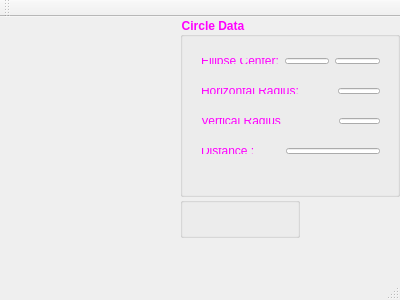
<?xml version="1.0" encoding="UTF-8"?>
<ui version="4.0">
 <class>CirclesMainWindow</class>
 <widget class="QMainWindow" name="CirclesMainWindow">
  <property name="geometry">
   <rect>
    <x>0</x>
    <y>0</y>
    <width>400</width>
    <height>300</height>
   </rect>
  </property>
  <property name="sizePolicy">
   <sizepolicy hsizetype="Expanding" vsizetype="Expanding">
    <horstretch>0</horstretch>
    <verstretch>0</verstretch>
   </sizepolicy>
  </property>
  <property name="windowTitle">
   <string>CirclesMainWindow</string>
  </property>
  <widget class="QWidget" name="centralWidget">
   <widget class="QGroupBox" name="circleDataBox">
    <property name="geometry">
     <rect>
      <x>180</x>
      <y>0</y>
      <width>220</width>
      <height>180</height>
     </rect>
    </property>
    <property name="font">
     <font>
      <weight>75</weight>
      <bold>true</bold>
     </font>
    </property>
    <property name="styleSheet">
     <string notr="true">color: #FF00FF;

</string>
    </property>
    <property name="title">
     <string>Circle Data</string>
    </property>
    <widget class="QWidget" name="horizontalLayoutWidget">
     <property name="geometry">
      <rect>
       <x>10</x>
       <y>30</y>
       <width>201</width>
       <height>28</height>
      </rect>
     </property>
     <layout class="QHBoxLayout" name="horizontalLayout">
      <item>
       <widget class="QLabel" name="centerLabel">
        <property name="text">
         <string>Ellipse Center:</string>
        </property>
       </widget>
      </item>
      <item>
       <widget class="QLineEdit" name="centerX"/>
      </item>
      <item>
       <widget class="QLineEdit" name="centerY"/>
      </item>
     </layout>
    </widget>
    <widget class="QWidget" name="horizontalLayoutWidget_2">
     <property name="geometry">
      <rect>
       <x>10</x>
       <y>60</y>
       <width>201</width>
       <height>28</height>
      </rect>
     </property>
     <layout class="QHBoxLayout" name="horizontalLayout2">
      <item>
       <widget class="QLabel" name="xRadiusLabel">
        <property name="text">
         <string>Horizontal Radius:</string>
        </property>
       </widget>
      </item>
      <item>
       <spacer name="horizontalSpacer">
        <property name="orientation">
         <enum>Qt::Horizontal</enum>
        </property>
        <property name="sizeHint" stdset="0">
         <size>
          <width>100</width>
          <height>10</height>
         </size>
        </property>
       </spacer>
      </item>
      <item>
       <widget class="QLineEdit" name="xRadius"/>
      </item>
     </layout>
    </widget>
    <widget class="QWidget" name="horizontalLayoutWidget_4">
     <property name="geometry">
      <rect>
       <x>10</x>
       <y>120</y>
       <width>201</width>
       <height>28</height>
      </rect>
     </property>
     <layout class="QHBoxLayout" name="horizontalLayout4">
      <item>
       <widget class="QLabel" name="centerDistanceLabel">
        <property name="text">
         <string>Distance :</string>
        </property>
       </widget>
      </item>
      <item>
       <spacer name="horizontalSpacer3">
        <property name="orientation">
         <enum>Qt::Horizontal</enum>
        </property>
        <property name="sizeHint" stdset="0">
         <size>
          <width>40</width>
          <height>10</height>
         </size>
        </property>
       </spacer>
      </item>
      <item>
       <widget class="QLineEdit" name="centerDistance"/>
      </item>
     </layout>
    </widget>
    <widget class="QWidget" name="horizontalLayoutWidget_3">
     <property name="geometry">
      <rect>
       <x>10</x>
       <y>90</y>
       <width>201</width>
       <height>28</height>
      </rect>
     </property>
     <layout class="QHBoxLayout" name="horizontalLayout3">
      <item>
       <widget class="QLabel" name="yRadiusLabel">
        <property name="text">
         <string>Vertical Radius</string>
        </property>
       </widget>
      </item>
      <item>
       <spacer name="horizontalSpacer2">
        <property name="orientation">
         <enum>Qt::Horizontal</enum>
        </property>
        <property name="sizeHint" stdset="0">
         <size>
          <width>120</width>
          <height>10</height>
         </size>
        </property>
       </spacer>
      </item>
      <item>
       <widget class="QLineEdit" name="yRadius"/>
      </item>
     </layout>
    </widget>
   </widget>
   <widget class="QGroupBox" name="ellipseBox">
    <property name="geometry">
     <rect>
      <x>180</x>
      <y>180</y>
      <width>120</width>
      <height>41</height>
     </rect>
    </property>
    <property name="title">
     <string/>
    </property>
   </widget>
  </widget>
  <widget class="QMenuBar" name="menuBar">
   <property name="geometry">
    <rect>
     <x>0</x>
     <y>0</y>
     <width>400</width>
     <height>21</height>
    </rect>
   </property>
  </widget>
  <widget class="QToolBar" name="mainToolBar">
   <attribute name="toolBarArea">
    <enum>TopToolBarArea</enum>
   </attribute>
   <attribute name="toolBarBreak">
    <bool>false</bool>
   </attribute>
  </widget>
  <widget class="QStatusBar" name="statusBar"/>
 </widget>
 <layoutdefault spacing="6" margin="11"/>
 <resources/>
 <connections/>
</ui>
